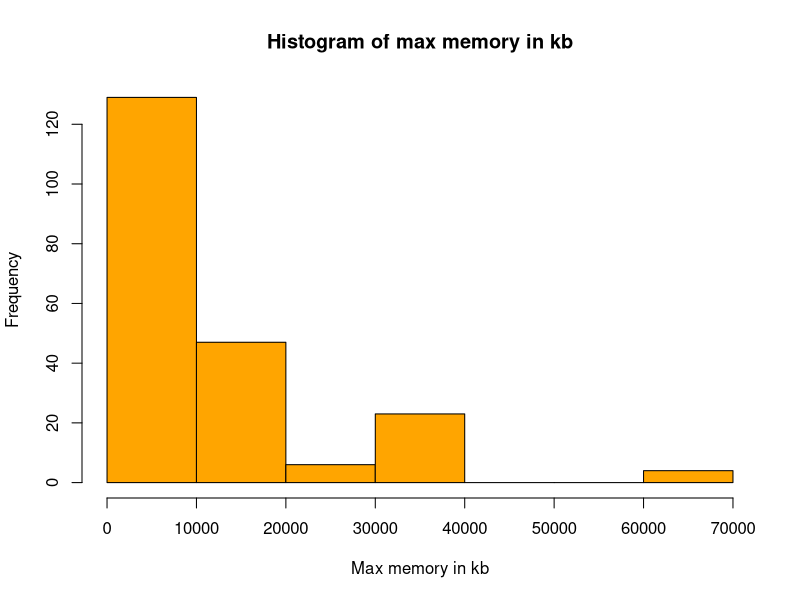
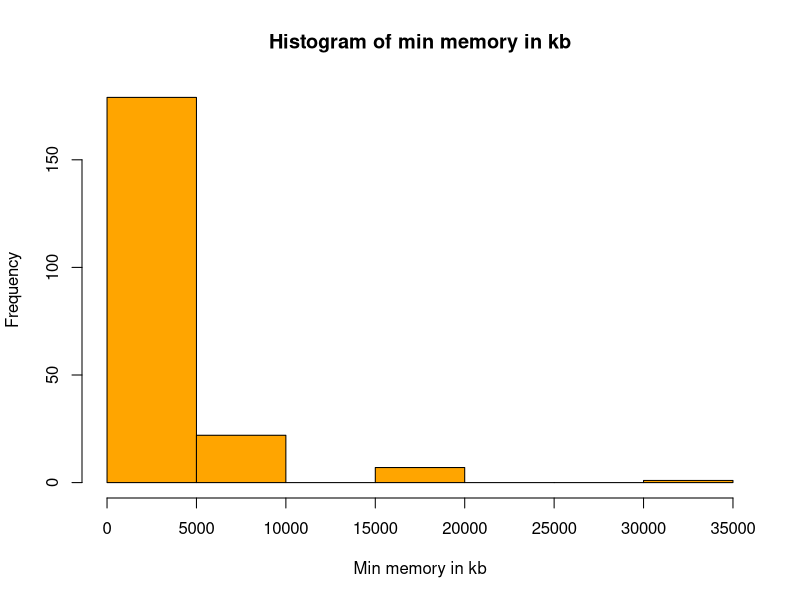
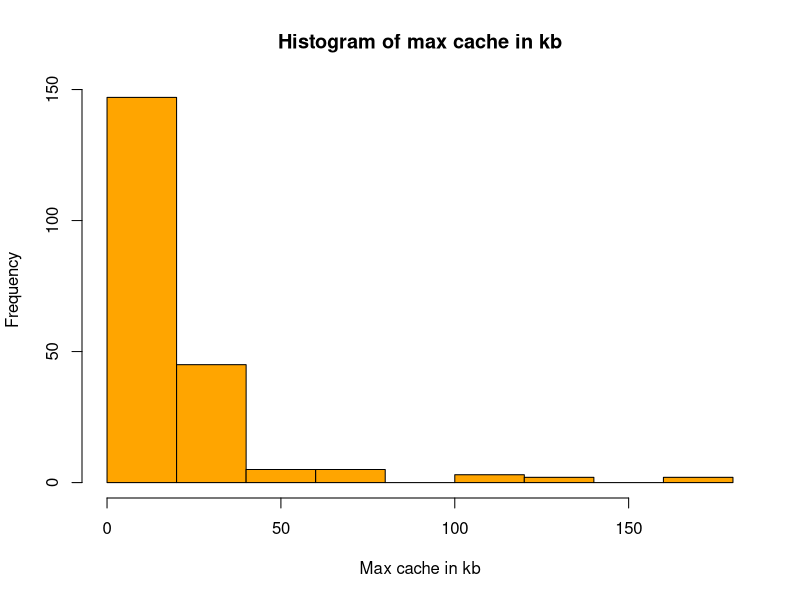
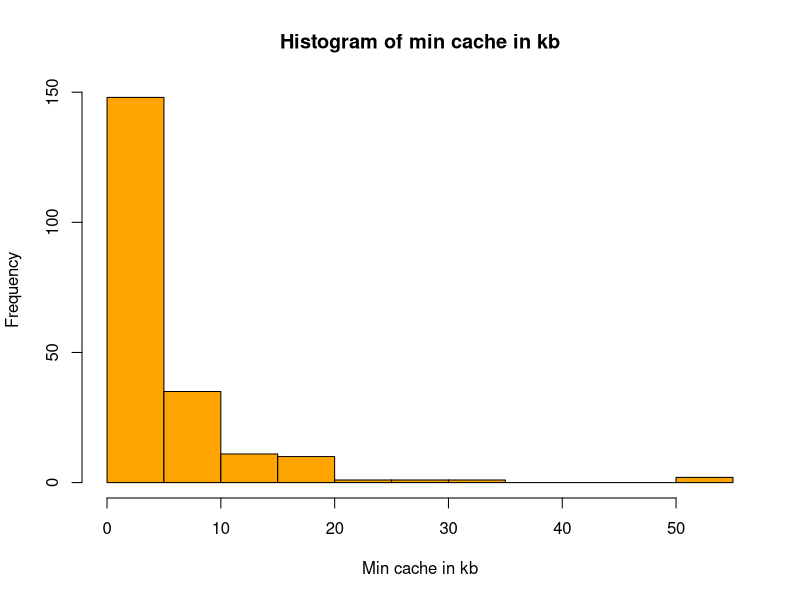
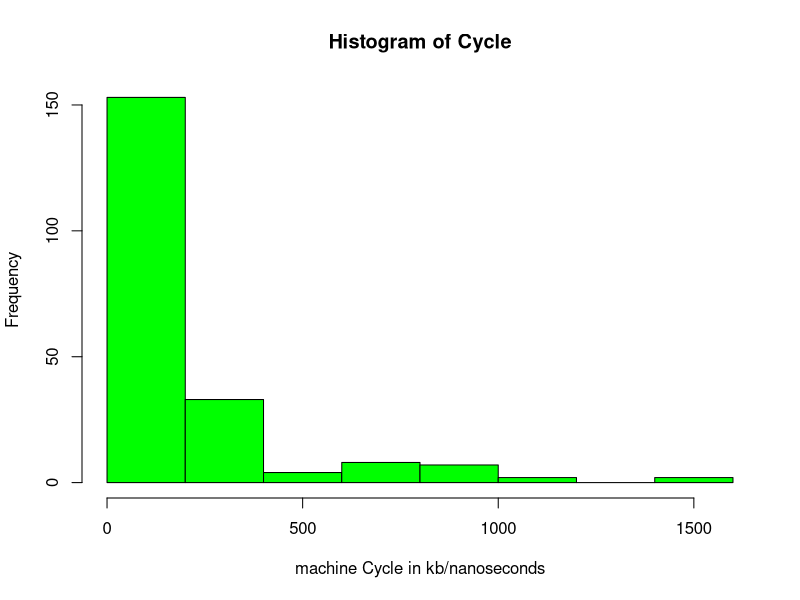
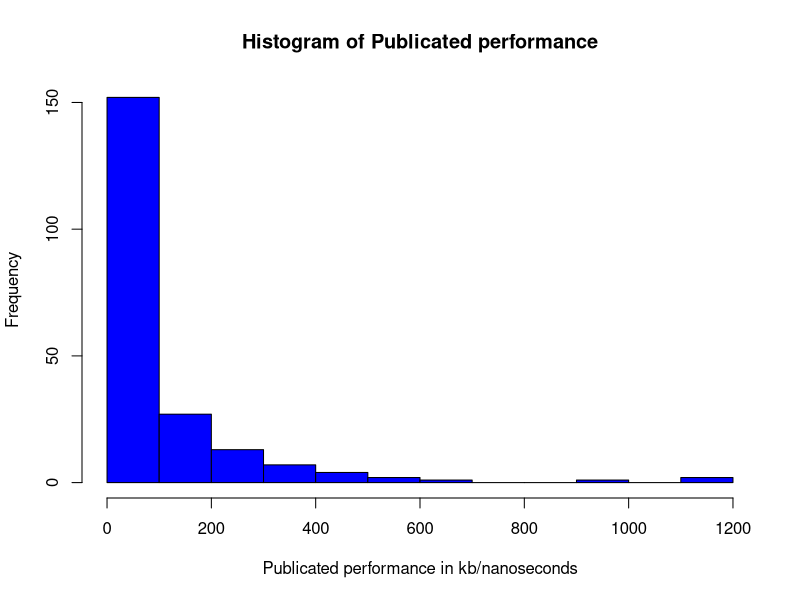
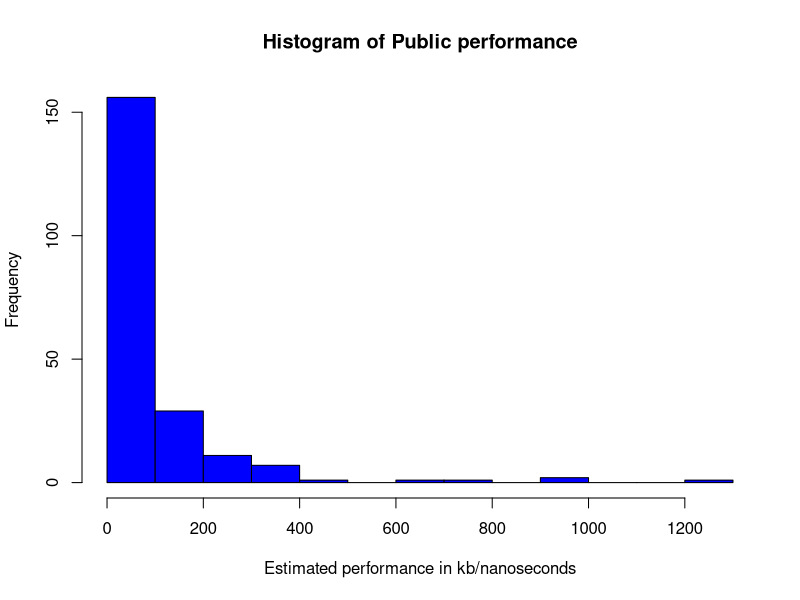
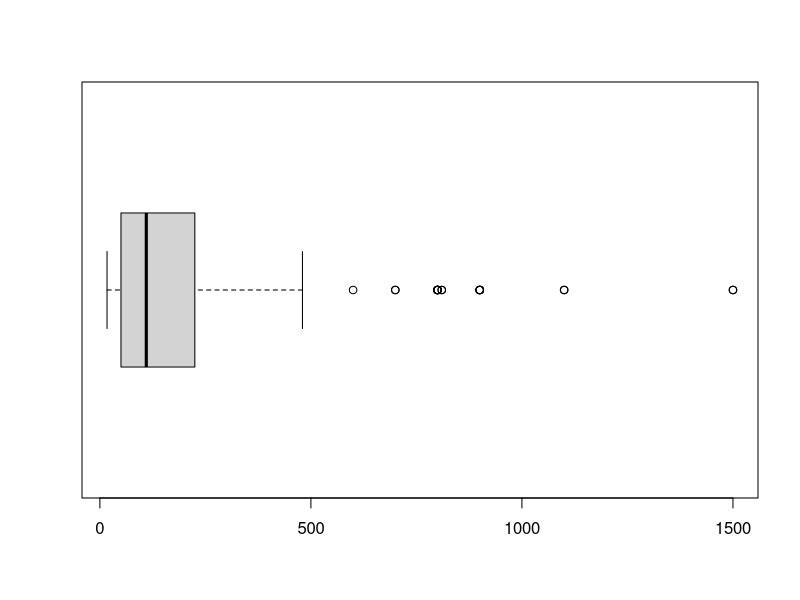

Reproduce these figures in R, in order.
## ---- chunk 1
knitr::opts_chunk$set(echo = TRUE)

## ---- chunk 2
cpuData <- read.csv("machine.csv")
## ---- chunk 3
summary(cpuData)
## ---- chunk 4

hist(cpuData$MMAX, xlab = 'Max memory in kb',main = 'Histogram of max memory in kb', border = 'black',col = 'orange' )
hist(cpuData$MMIN, xlab = 'Min memory in kb',main = 'Histogram of min memory in kb', border = 'black',col = 'orange' )
hist(cpuData$CHMAX, xlab = 'Max cache in kb',main = 'Histogram of max cache in kb', border = 'black',col = 'orange' )
hist(cpuData$CHMIN, xlab = 'Min cache in kb',main = 'Histogram of min cache in kb', border = 'black',col = 'orange' )

## ---- chunk 5
hist(cpuData$MYCT, xlab = 'machine Cycle in kb/nanoseconds',main = 'Histogram of Cycle', border = 'black',col = 'green' )
## ---- chunk 6
hist(cpuData$PRP, xlab = 'Publicated performance in kb/nanoseconds',main = 'Histogram of Publicated performance', border = 'black',col = 'blue' )
hist(cpuData$ERP, xlab = 'Estimated performance in kb/nanoseconds',main = 'Histogram of Public performance', border = 'black',col = 'blue' )
## ---- chunk 7
sortedCpuData <- data.frame(MYCT = (sort(cpuData$MYCT)), MMIN = (sort(cpuData$MMIN)),MMAX = (sort(cpuData$MMAX)),CACH = (sort(cpuData$CACH)),CHMIN = (sort(cpuData$CHMIN)),CHMAX = (sort(cpuData$CHMAX)),PRP = (sort(cpuData$PRP)),ERP = (sort(cpuData$ERP)))
head(sortedCpuData)
## ---- chunk 8
quantile(sortedCpuData$MYCT)
boxplot(sortedCpuData$MYCT, horizontal = TRUE)
## ---- chunk 9
quantile(sortedCpuData$MMIN)
boxplot(sortedCpuData$MMIN, horizontal = TRUE)
## ---- chunk 10
quantile(sortedCpuData$MMAX)
boxplot(sortedCpuData$MMAX, horizontal = TRUE)
## ---- chunk 11
quantile(sortedCpuData$PRP)
boxplot(sortedCpuData$MMIN, horizontal = TRUE)
## ---- chunk 12
quantile(sortedCpuData$ERP)
boxplot(sortedCpuData$MMIN, horizontal = TRUE)
## ---- chunk 13
#Boxplot of machine cycle time
boxplot(cpuData$MYCT,
        main = "Boxplot of Machine cycle time",
        ylab = "Nanosenconds (Ns.)") 

#Boxplot of the minimum main memory
boxplot(cpuData$MMIN,
        main = "Boxplot of Minimum main memory",
        ylab = "Kilobytes (Kb.)")

#Boxplot of the maximum main memory
boxplot(cpuData$MMAX,
        main = "Boxplot of Maximum main memory",
        ylab = "Kilobytes (Kb.)") 

#boxplot of the cache memory
boxplot(cpuData$CACH,
        main = "Boxplot of cache memory",
        ylab = "Kilobytes (Kb.)") 

#boxplot of the maximum main memory
boxplot(cpuData$MMAX,
        main = "Boxplot of Maximum main memory",
        ylab = "Kilobytes (Kb.)")

#boxplot of the minimum channels
boxplot(cpuData$CHMIN,
        main = "Boxplot of Minimum channels",
        ylab = "Units (U.)")

#boxplot of the maximum channels
boxplot(cpuData$CHMAX,
        main = "Boxplot of Maximum channels",
        ylab = "Units (U.)")

#boxploot of the relative performance
boxplot(cpuData$PRP,
        main = "Boxplot of published relative performance",
        ylab = "Performance (P.)") 

#boxplot of the estimated relative performance from original article
boxplot(cpuData$MMAX,
        main = "Boxplot of estimated relative performance from original article",
        ylab = "Performance (P.)") 
## ---- chunk 14
library(e1071)

##Skewness of cycle time
skewness(cpuData$MYCT)

##Skewness of minimum main memory
skewness(cpuData$MMIN)

##Skewness of maximum main memory
skewness(cpuData$MMAX)

##Skewness of cache of memory
skewness(cpuData$CACH)

##Skewness of minimum channels
skewness(cpuData$CHMIN)

##Skewness of maximum channels
skewness(cpuData$CHMAX)

##Skewness of relative performance
skewness(cpuData$PRP)

##Skewness of estimated relative performance
skewness(cpuData$ERP)
## ---- chunk 15

#Removing non-numeric columns
cpuMatrix <- cpuData[-1]
cpuMatrix <- cpuMatrix[-1]
## ---- chunk 16
# Matrix mapping

# We can see that according to their correlation coefficients, when time-based cycles are smaller, all other variables tend to increase slightly. 
cor(cpuMatrix)

## ---- chunk 17

#Scatterplot for the correlation of PRP and MMAX.`
plot(cpuMatrix$PRP,cpuMatrix$MMAX,xlab="Relative performance published",ylab = "Maximum memory in KB")


#We can appreciate, when the maximum memory increases, also the published relative performance increases

#Scatterplot for the correlation of ERP and MMAX.
plot(cpuMatrix$ERP,cpuMatrix$MMAX,xlab = "Estimated relative performance",ylab = "Maximum memory in KB")

#The performance estimate also increases linearly with memory in KB

#Scatterplot for the correlation of PRP and ERP.
plot(cpuMatrix$ERP,cpuMatrix$PRP,xlab = "Estimated relative performance",ylab="Relative performance published")

#The relationship between the estimated and the published.
#The optimum should be that the correlation is perfect, it would mean that the published data are congruent with the estimated data.
